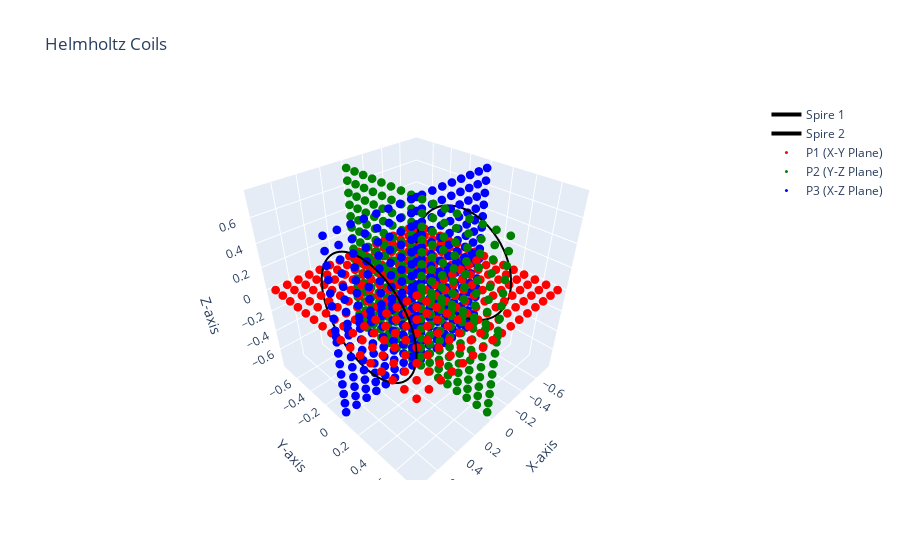

Notebook cell for this chart:
### Code cell
# Generar grid
X, Y = test_3.generate_range(X_coil.a*3/4, grid_length_size)
hplot.plot_grid(X, Y, f1)

### Figure 1 — Plotly figure (JSON) as saved in the notebook; plotly's stock layout.template omitted (floating-point values rounded to 4 significant figures; data arrays with more than 128 entries replaced by an {"elided": "..."} marker saying what was removed)
{"data": [{"line": {"color": "black", "width": 4}, "mode": "lines", "name": "Spire 1", "type": "scatter3d", "x": {"elided": "400 float values"}, "y": {"elided": "400 float values"}, "z": {"elided": "400 float values"}}, {"line": {"color": "black", "width": 4}, "mode": "lines", "name": "Spire 2", "type": "scatter3d", "x": {"elided": "400 float values"}, "y": {"elided": "400 float values"}, "z": {"elided": "400 float values"}}, {"marker": {"color": "red", "size": 3}, "mode": "markers", "name": "P1 (X-Y Plane)", "type": "scatter3d", "x": {"elided": "289 float values"}, "y": {"elided": "289 float values"}, "z": {"elided": "289 int values"}}, {"marker": {"color": "green", "size": 3}, "mode": "markers", "name": "P2 (Y-Z Plane)", "type": "scatter3d", "x": {"elided": "289 int values"}, "y": {"elided": "289 float values"}, "z": {"elided": "289 float values"}}, {"marker": {"color": "blue", "size": 3}, "mode": "markers", "name": "P3 (X-Z Plane)", "type": "scatter3d", "x": {"elided": "289 float values"}, "y": {"elided": "289 int values"}, "z": {"elided": "289 float values"}}], "layout": {"scene": {"xaxis": {"title": {"text": "X-axis"}}, "yaxis": {"title": {"text": "Y-axis"}}, "zaxis": {"title": {"text": "Z-axis"}}}, "title": {"text": "Helmholtz Coils"}}}
